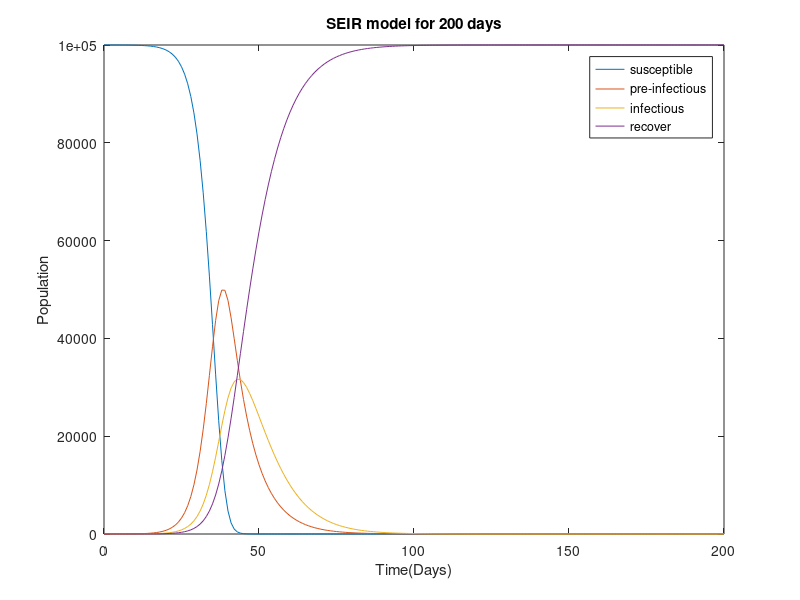
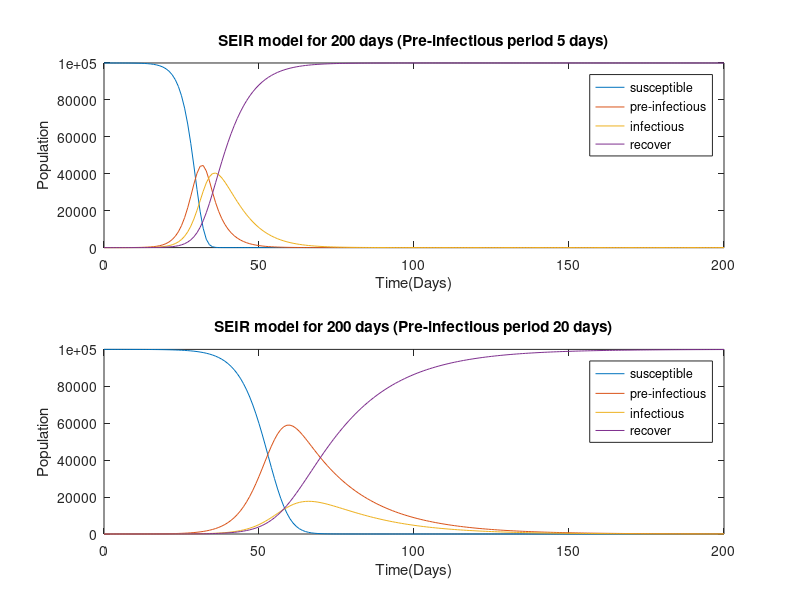
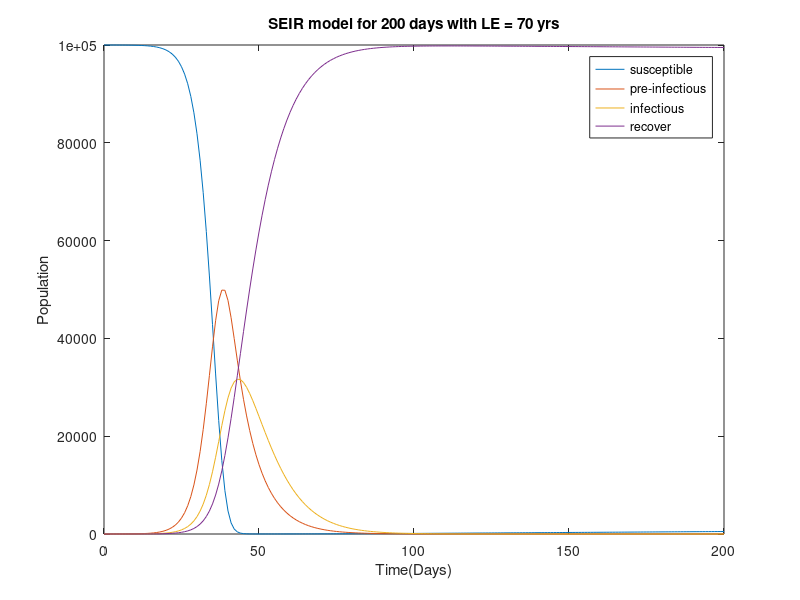
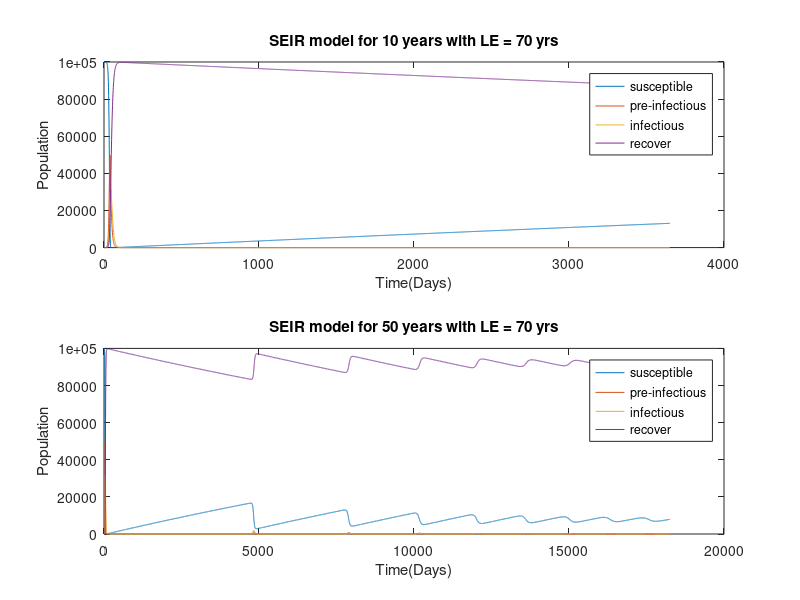

The MATLAB script that drew these images, in order: (Note: a time limit stopped this script after it produced the figures.)
clear all; clc
%% Setting up difference equations
% We assume that individuals mix randomly and parameter values are given as
% follows:
N = 100000;						% Population 100,000 people
[S0, E0, I0, R0] = deal(99999, 0, 1, 0);		% Initial values
kappa = 1/8; 					% Pre-infectious period 8 days
alpha = 1/7;					% Infectious period 7 days
R_0 = 13;						% Basic reproduction number 13
beta = R_0 * alpha / N;

% Set up the SEIR model of the transmission dynamics of measles in a closed
% population using difference equations:

trans_period = 200;				% model of 200 days
dt = 1;							% for each day

data_coll = zeros(4,trans_period+1);
data_coll(:,1) = [S0,E0,I0,R0]';
for i = 2:dt:trans_period+1
    diff_mat = [-beta*data_coll(3,i-1), 0, 0, 0; ...
        beta*data_coll(3,i-1), -kappa, 0, 0;...
        0, kappa, -alpha, 0; ...
        0, 0, alpha, 0];
	data_coll(:,i) =data_coll(:,i-1) + dt*(diff_mat*data_coll(:,i-1));
end

% 1. Plot a graph for number of susceptible, pre-Infectious, infectious,
% and recovered populations during 200 days.
days = 0:dt:trans_period;
plot(days, data_coll');
legend('susceptible','pre-infectious','infectious','recover','Location', 'best');
title('SEIR model for 200 days');
xlabel('Time(Days)');
ylabel('Population');

% 2. How long does it take before there are no infectious persons in the
% population? Why do no further new infectious persons occur in this
% population after a certain time?
% Find the first day t that I(t) is less than 1, which means that the
% infectious is less than one person. We can take it as on infectious
% persons.
Dday = find(data_coll(3,8:trans_period+1) < 1, 1) + 7;      % 137
% The first time that there is no infectious person must later than a week,
% since the infectious period is 7 days. Hence, we search after 7 days and
% add 7 days back for giving the day in trans_period.

% 3. How does the graph change if you change the pre-infectious period to
% be 5 days and 20 days, respectively?
kappa1 = 1/5; 					% Pre-infectious period 5 days
kappa2 = 1/20; 					% Pre-infectious period 20 days

data_coll1 = zeros(4,trans_period+1);
data_coll1(:,1) = [S0,E0,I0,R0]';
for i = 2:dt:trans_period+1
    diff_mat = [-beta*data_coll1(3,i-1), 0, 0, 0; ...
        beta*data_coll1(3,i-1), -kappa1, 0, 0;...
        0, kappa1, -alpha, 0; ...
        0, 0, alpha, 0];
	data_coll1(:,i) =data_coll1(:,i-1) + dt*(diff_mat*data_coll1(:,i-1));
end

data_coll2 = zeros(4,trans_period+1);
data_coll2(:,1) = [S0,E0,I0,R0]';
for i = 2:dt:trans_period+1
    diff_mat = [-beta*data_coll2(3,i-1), 0, 0, 0; ...
        beta*data_coll2(3,i-1), -kappa2, 0, 0;...
        0, kappa2, -alpha, 0; ...
        0, 0, alpha, 0];
	data_coll2(:,i) =data_coll2(:,i-1) + dt*(diff_mat*data_coll2(:,i-1));
end

figure('WindowState','maximized');
subplot(2,1,1);
plot(days, data_coll1');
legend('susceptible','pre-infectious','infectious','recover','Location', 'best');
title('SEIR model for 200 days (Pre-infectious period 5 days)');
xlabel('Time(Days)');
ylabel('Population');

subplot(2,1,2); 
plot(days, data_coll2');
legend('susceptible','pre-infectious','infectious','recover','Location', 'best');
title('SEIR model for 200 days (Pre-infectious period 20 days)');
xlabel('Time(Days)');
ylabel('Population');
% As we can see in the figure window, the longer pre-infectious period the
% later infectious person back to zero.

% 4. Which assumptions would you alter or add to the model to describe the
% transmission of measles in a large population over a period of years?
% The natural birth and death should take into account. And we have several
% assuumptions, such as the natural birth rate and the natural death rate
% are the same.

%% Incorporating births and deaths
% 5. Assuming that the population size doesn't change over time, what would
% be an appropriate expression for the per capital birth rate and death
% rate? 
% We can set a constant mu as the rate of birth and death. And all the
% newborns are susceptible. Note that mu is a factor. As our assumption,
% the life expectancy is 70 years. Then we set
LE = 70 * 365;
mu = 1/LE;          % Birth rate = death rate

% 6. Is it realistic that all individuals are born into the susceptible
% population? Is this a reasonable assumption to make? What alternative
% assumptions might be appropriate to make the model more realistic?
% It depends on the properties of diseases. If the immunity is maternal,
% then not all the individuals are born into the susceptible population. If
% it is adaptive immunity, then we can assume this in our model. The birth
% rate and death rate are independent, i.e. they are unnecessarily the
% same. And if the immunity is not adaptive, then we need another factor to
% simulate the portioin of those have natural immunity.


% 7. With the birth and death rates included in the equations, run the
% equations for 200 days. Is there a point where no more infections occur?

data_coll3 = zeros(4,trans_period+1);
data_coll3(:,1) = [S0,E0,I0,R0]';
for i = 2:dt:trans_period+1
    diff_mat = [-beta*data_coll3(3,i-1), mu, mu, mu; ...
        beta*data_coll3(3,i-1), -kappa-mu, 0, 0;...
        0, kappa, -alpha-mu, 0; ...
        0, 0, alpha, -mu];
	data_coll3(:,i) =data_coll3(:,i-1) + dt*(diff_mat*data_coll3(:,i-1));
end

figure
days = 0:dt:trans_period;
plot(days, data_coll3');
legend('susceptible','pre-infectious','infectious','recover','Location', 'best');
title('SEIR model for 200 days with LE = 70 yrs');
xlabel('Time(Days)');
ylabel('Population');

Dday_200dys = find(data_coll3(3,8:trans_period+1) < 1, 1) + 7;     % 140
% Later than the case without new birth and death. But basicly the same.

% What about 10 years? 50 years?
trans_period1 = 10 * 365;
data_coll4 = zeros(4,trans_period1+1);
data_coll4(:,1) = [S0,E0,I0,R0]';
for i = 2:dt:trans_period1+1
    diff_mat = [-beta*data_coll4(3,i-1), mu, mu, mu; ...
        beta*data_coll4(3,i-1), -kappa-mu, 0, 0;...
        0, kappa, -alpha-mu, 0; ...
        0, 0, alpha, -mu];
	data_coll4(:,i) =data_coll4(:,i-1) + dt*(diff_mat*data_coll4(:,i-1));
end

Dday_10yrs = find(data_coll4(3,8:trans_period1+1) < 1, 1) + 7;        % 140

trans_period2 = 50 * 365;
data_coll5 = zeros(4,trans_period2+1);
data_coll5(:,1) = [S0,E0,I0,R0]';
for i = 2:dt:trans_period2+1
    diff_mat = [-beta*data_coll5(3,i-1), mu, mu, mu; ...
        beta*data_coll5(3,i-1), -kappa-mu, 0, 0;...
        0, kappa, -alpha-mu, 0; ...
        0, 0, alpha, -mu];
	data_coll5(:,i) =data_coll5(:,i-1) + dt*(diff_mat*data_coll5(:,i-1));
end

Dday_50yrs = find(data_coll5(3,8:trans_period2+1) < 1, 1) + 7;        % 140

figure('WindowState','maximized');
subplot(2,1,1);
days = 0:dt:trans_period1;
plot(days, data_coll4');
legend('susceptible','pre-infectious','infectious','recover','Location', 'best');
title('SEIR model for 10 years with LE = 70 yrs');
xlabel('Time(Days)');
ylabel('Population');

subplot(2,1,2); 
days = 0:dt:trans_period2;
plot(days, data_coll5');
legend('susceptible','pre-infectious','infectious','recover','Location', 'best');
title('SEIR model for 50 years with LE = 70 yrs');
xlabel('Time(Days)');
ylabel('Population');

% 8. How are the changes in the number of susceptible and immune related if
% you were to simulate the dynamics of measles for 50 years and for 100
% years?

trans_period3 = 100 * 365;
data_coll6 = zeros(4,trans_period3+1);
data_coll6(:,1) = [S0,E0,I0,R0]';
for i = 2:dt:trans_period3+1
    diff_mat = [-beta*data_coll6(3,i-1), mu, mu, mu; ...
        beta*data_coll6(3,i-1), -kappa-mu, 0, 0;...
        0, kappa, -alpha-mu, 0; ...
        0, 0, alpha, -mu];
	data_coll6(:,i) =data_coll6(:,i-1) + dt*(diff_mat*data_coll6(:,i-1));
end

figure('WindowState','maximized');
subplot(2,1,1);
days = 0:dt:trans_period2;
plot(days, data_coll5');
legend('susceptible','pre-infectious','infectious','recover','Location', 'best');
title('SEIR model for 50 years with LE = 70 yrs');
xlabel('Time(Days)');
ylabel('Population');

subplot(2,1,2); 
days = 0:dt:trans_period3;
plot(days, data_coll6');
legend('susceptible','pre-infectious','infectious','recover','Location', 'best');
title('SEIR model for 100 years with LE = 70 yrs');
xlabel('Time(Days)');
ylabel('Population');

% As the trans_period increases, we can see that the model reach to the
% equilibrium.

% 9. What happens if you change the time step to 2, 3, 4, and 5 days?

% Compute for 200 days
trans_period = 200;				% model of 200 days
dt_opt = [2, 3, 4, 5];
figure('WindowState','maximized');

for n = 1 : length(dt_opt)
    dt = dt_opt(n);							% for every dt days
    data_coll7 = [];
    data_coll7(:,1) = [S0,E0,I0,R0]';
    i = 1;
    for t = dt+1 : dt : trans_period+1
        i = i + 1;
        diff_mat = [-beta*data_coll7(3,i-1), mu, mu, mu; ...
            beta*data_coll7(3,i-1), -kappa-mu, 0, 0;...
            0, kappa, -alpha-mu, 0; ...
            0, 0, alpha, -mu];
        data_coll7(:,i) =data_coll7(:,i-1) + dt*(diff_mat*data_coll7(:,i-1));
    end

    subplot(2,2,n);
    days = 0:dt:trans_period;
    plot(days, data_coll7');
    legend('susceptible','pre-infectious','infectious','recover','Location', 'best');
    title(sprintf('SEIR model for 200 days (dt = %d)', dt));
    xlabel('Time(Days)');
    ylabel('Population');
end

% Compute for 50 years
trans_period = 50 * 365;				% model of 200 days
figure('WindowState','maximized');

for n = 1 : length(dt_opt)
    dt = dt_opt(n);							% for every dt days
    data_coll7 = [];
    data_coll7(:,1) = [S0,E0,I0,R0]';
    i = 1;
    for t = dt+1 : dt : trans_period+1
        i = i + 1;
        diff_mat = [-beta*data_coll7(3,i-1), mu, mu, mu; ...
            beta*data_coll7(3,i-1), -kappa-mu, 0, 0;...
            0, kappa, -alpha-mu, 0; ...
            0, 0, alpha, -mu];
        data_coll7(:,i) =data_coll7(:,i-1) + dt*(diff_mat*data_coll7(:,i-1));
    end

    subplot(2,2,n);
    days = 0:dt:trans_period;
    plot(days, data_coll7');
    legend('susceptible','pre-infectious','infectious','recover','Location', 'best');
    title(sprintf('SEIR model for 50 years (dt = %d)', dt));
    xlabel('Time(Days)');
    ylabel('Population');
end

% Compute for 200 days and 50 years with dt = 10 days
trans_period = [200, 50 * 365];				% model of 200 days and 50 years
dt = 10;                                                % for every 10 days
figure('WindowState','maximized');

for n = 1 : length(trans_period)
    tsp = trans_period(n);
    data_coll7 = [];
    data_coll7(:,1) = [S0,E0,I0,R0]';
    i = 1;
    for t = dt+1 : dt : tsp+1
        i = i + 1;
        diff_mat = [-beta*data_coll7(3,i-1), mu, mu, mu; ...
            beta*data_coll7(3,i-1), -kappa-mu, 0, 0;...
            0, kappa, -alpha-mu, 0; ...
            0, 0, alpha, -mu];
        data_coll7(:,i) =data_coll7(:,i-1) + dt*(diff_mat*data_coll7(:,i-1));
    end

    subplot(2,1,n);
    days = 0 : dt : tsp;
    plot(days, data_coll7');
    legend('susceptible','pre-infectious','infectious','recover','Location', 'best');
    title(sprintf('SEIR model for 50 years (dt = %d)', dt));
    xlabel('Time(Days)');
    ylabel('Population');
end

 % Would it be reasonable to take a time step of 10 days?
 % No. The information is totally damaged.
